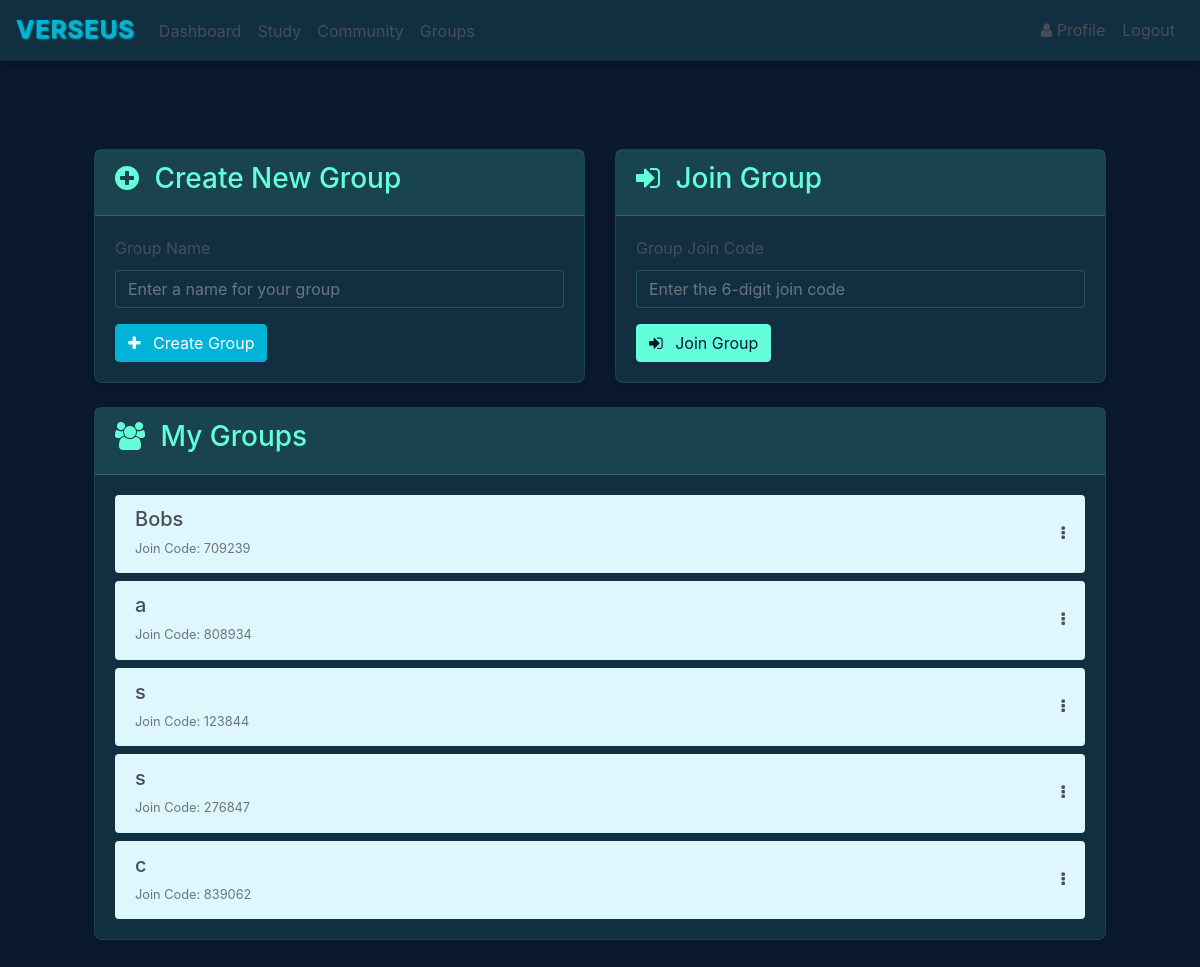
The page /groups (signed in) on the database its author committed.
### website/models.py (models this page shows)
class Group(db.Model):
    id = db.Column(db.Integer, primary_key=True)
    name = db.Column(db.String(150), nullable=False)
    join_passcode = db.Column(db.String(50), nullable=False)
    members = db.relationship('User', secondary='user_groups_association', back_populates='groups')

### website/views.py (the view, shortened to what this page needs)
@views.route('/groups', methods=['GET', 'POST'])
@login_required
def groups():
    users = User.query.join(Group.members).filter(Group.members.any()).with_entities(User.first_name, User.weekly_score).order_by(User.weekly_score.desc()).all()
    return render_template("groups.html", user=current_user, users=users)

### website/templates/groups.html (shortened to what this page needs)
{% extends "base.html" %}
{% block content %}
<div class="container mt-4">
    <div class="row">
        <div class="col-md-6 mb-4">
            <div class="card">
                <div class="card-header">
                    <h3><i class="fa fa-plus-circle"></i> Create New Group</h3>
                </div>
                <div class="card-body">
                    <form method="POST" action="{{ url_for('views.groups') }}">
                        <div class="mb-3">
                            <label for="group_name" class="form-label">Group Name</label>
                            <input type="text" class="form-control" id="group_name" name="group_name" required
                                placeholder="Enter a name for your group">
                        </div>
                        <div class="d-grid gap-2">
                            <button type="submit" class="btn btn-primary">
                                <i class="fa fa-plus"></i> Create Group
                            </button>
                        </div>
                    </form>
                </div>
            </div>
        </div>
        <div class="col-md-6 mb-4">
            <div class="card">
                <div class="card-header">
                    <h3><i class="fa fa-sign-in"></i> Join Group</h3>
                </div>
                <div class="card-body">
                    <form method="POST" action="{{ url_for('views.join_group') }}">
                        <div class="mb-3">
                            <label for="join_code" class="form-label">Group Join Code</label>
                            <input type="text" class="form-control" id="join_code" name="join_code" required
                                placeholder="Enter the 6-digit join code">
                        </div>
                        <div class="d-grid gap-2">
                            <button type="submit" class="btn btn-success">
                                <i class="fa fa-sign-in"></i> Join Group
                            </button>
                        </div>
                    </form>
                </div>
            </div>
        </div>
        <div class="col-md-12 mb-4">
            <div class="card">
                <div class="card-header">
                    <h3><i class="fa fa-users"></i> My Groups</h3>
                </div>
                <div class="card-body">
                    {% if user.groups %}
                    <div class="list-group list-group-flush">
                        {% for group in user.groups %}
                        <details class="list-group-item">
                            <summary class="d-flex justify-content-between align-items-center">
                                <div>
                                    <h5 class="mb-1">{{ group.name }}</h5>
                                    <small class="text-muted">Join Code: {{ group.join_passcode }}</small>
                                </div>
                                <div>
                                    <i class="fa fa-ellipsis-v"></i>
                                </div>
                            </summary>
                                        {% set sorted_members = group.members|sort(attribute='weekly_score',
                                        reverse=true) %}
                        </details>
                        {% endfor %}
                    </div>
                </div>
            </div>
        </div>
    </div>
    {% else %}
    <p class="text-muted">You haven't joined any groups yet. Create a new group or join one using a join
        code!</p>
    {% endif %}
</div>
</div>
{% endblock %}

### website/static/styles.css (style rules this page uses)
:root { --primary-dark: #0a192f; --secondary-dark: #112f40; --accent-green: #64ffda; --accent-blue: #00b4d8; --text-primary: #484e57; --text-light: #ffffff; --text-secondary: #8892b0; --danger: #ff6b6b; --success: #4caf50; --cream: #ddf7fd; }
body { background-color: var(--primary-dark); color: var(--text-primary); font-family: 'Inter', -apple-system, BlinkMacSystemFont, 'Segoe UI', Roboto, Oxygen, Ubuntu, Cantarell, sans-serif; line-height: 1.6; margin: 0; padding: 0; min-height: 100vh; }
.card { background-color: var(--secondary-dark); border: 1px solid rgba(100, 255, 218, 0.1); border-radius: 8px; box-shadow: 0 4px 6px rgba(0, 0, 0, 0.1); transition: transform 0.3s ease, box-shadow 0.3s ease; }
.card-header { background-color: rgba(100, 255, 218, 0.1); border-bottom: 1px solid rgba(100, 255, 218, 0.2); color: var(--accent-green); }
.form-control { background-color: var(--secondary-dark); border: 1px solid rgba(100, 255, 218, 0.2); color: var(--text-primary); transition: border-color 0.3s ease; }
.btn { border-radius: 4px; transition: all 0.3s ease; }
.btn-primary { background-color: var(--accent-blue); border-color: var(--accent-blue); }
.btn-success { background-color: var(--accent-green); border-color: var(--accent-green); color: var(--primary-dark); }
.container { padding: 2rem; }
.list-group-item { background-color: var(--cream); border-color: rgba(100, 255, 218, 0.1); margin-bottom: 0.5rem; border-radius: 4px !important; }
.list-group-item:last-child { margin-bottom: 0; }
.card-header h3 i { margin-right: 0.5rem; color: var(--accent-green); }
.btn i { margin-right: 0.5rem; }

### rows shown on the page
Group: name "Bobs", join_passcode "709239"
Group: name "a", join_passcode "808934"
Group: name "s", join_passcode "123844"
Group: name "s", join_passcode "276847"
Group: name "c", join_passcode "839062"
